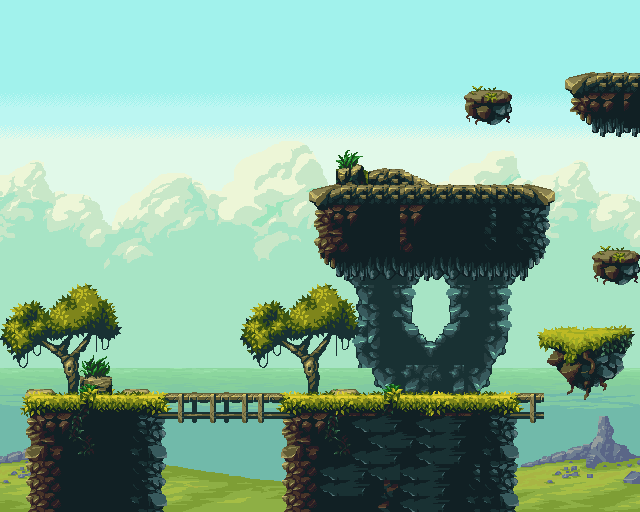

Rendered tile map (Tiled .tmx) drawn with the repository's tilesets; below, a short description and the map source with its tile grids summarised:
An orthogonal 40x32 tile map with 16x16 px tiles, 7 tile layers (Sky, Clouds, Foreground2, Hills, ...), 2 tilesets and 14 objects (bat, Player Spawn, KF1, KF2, KW1, ...).

<map version="1.0" tiledversion="1.1.1" orientation="orthogonal" renderorder="right-down" width="40" height="32" tilewidth="16" tileheight="16" infinite="0" nextobjectid="21">
 <tileset firstgid="1" source="Level2.tsx" />
 <tileset firstgid="16385" source="CombinedSet.tsx" />
 <layer name="Sky" width="40" height="32">
  <data>[1280 cells, 1120 non-empty, 168 distinct tile ids]</data>
 </layer>
 <layer name="Clouds" width="40" height="32">
  <data>[1280 cells, 600 non-empty, 510 distinct tile ids]</data>
 </layer>
 <layer name="Foreground2" width="40" height="32">
  <data>[1280 cells, 79 non-empty, 43 distinct tile ids]</data>
 </layer>
 <layer name="Hills" width="40" height="32">
  <data>[1280 cells, 240 non-empty, 204 distinct tile ids]</data>
 </layer>
 <layer name="Trees" width="40" height="32">
  <data>[1280 cells, 224 non-empty, 126 distinct tile ids]</data>
 </layer>
 <layer name="Foreground" width="40" height="32">
  <data>[1280 cells, 399 non-empty, 170 distinct tile ids]</data>
 </layer>
 <objectgroup name="Collisions">
  <object id="1" x="30.6667" y="399.333" width="481.333" height="109.667" />
  <object id="2" x="546" y="336.5" width="77" height="30" />
  <object id="3" x="596" y="251" width="40.5" height="33" />
  <object id="4" x="319.5" y="188" width="224.5" height="82" />
  <object id="5" x="469" y="91.5" width="38.5" height="30.5" />
  <object id="6" x="571" y="75" width="68" height="35" />
  <object id="7" x="592" y="113.5" width="46" height="14.5" />
  <object id="9" x="512.545" y="399.636" width="31.4545" height="20.9091" />
 </objectgroup>
 <objectgroup name="Enemies">
  <object id="17" name="bat" x="279.333" y="380">
   <ellipse />
  </object>
 </objectgroup>
 <objectgroup name="Spawn Point">
  <object id="8" name="Player Spawn" x="121.5" y="386.5">
   <point />
  </object>
 </objectgroup>
 <objectgroup name="Kill Wall">
  <object id="10" name="KF1" x="0.666667" y="499.333" width="28.3333" height="8.33333" />
  <object id="11" name="KF2" x="513.667" y="501" width="125" height="8" />
  <object id="15" name="KW1" x="635.333" y="2" width="2.66667" height="496.667" />
  <object id="16" name="KW2" x="0.666667" y="34" width="2.66667" height="464" />
 </objectgroup>
 <layer name="Bridges" width="40" height="32">
  <data>[1280 cells, 39 non-empty, 24 distinct tile ids]</data>
 </layer>
</map>